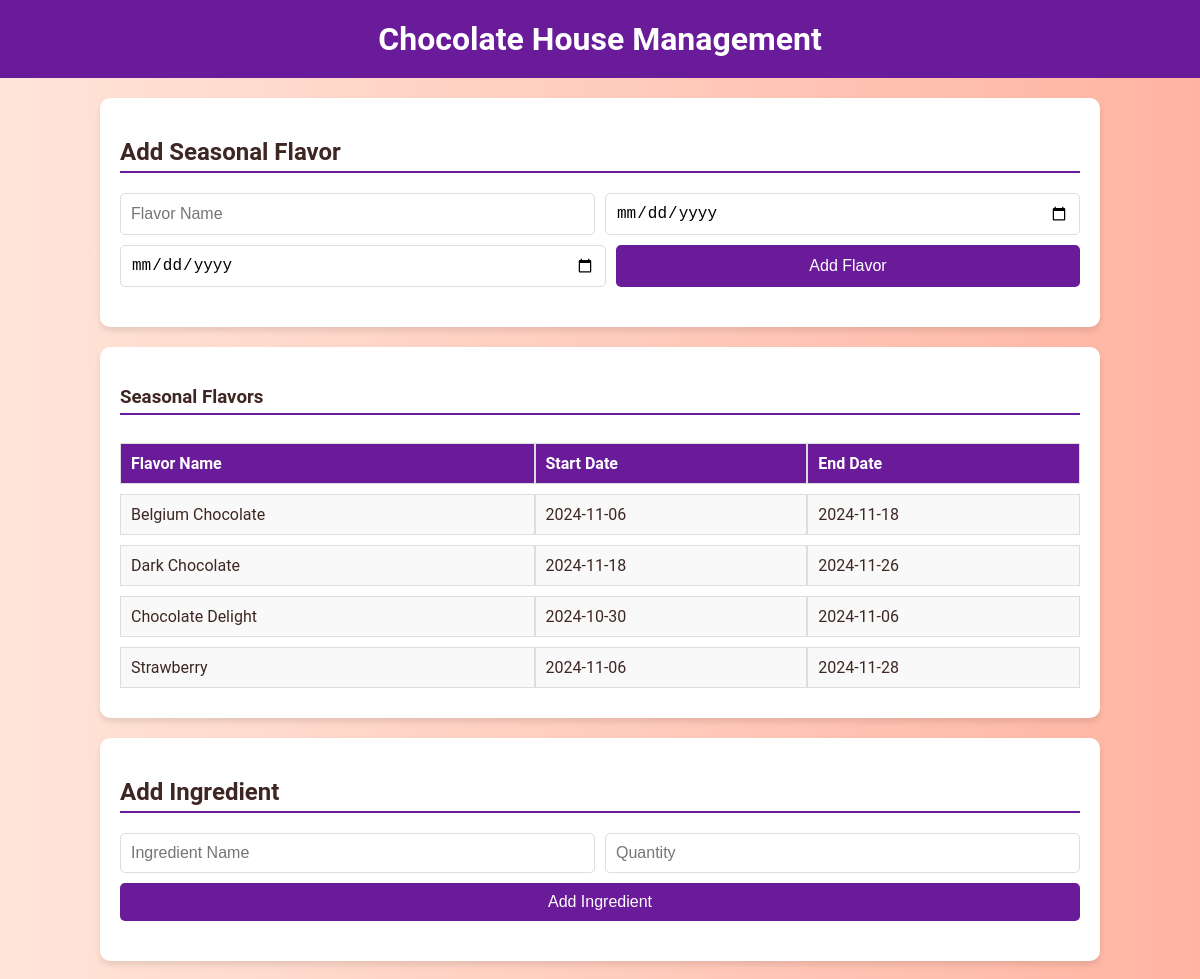
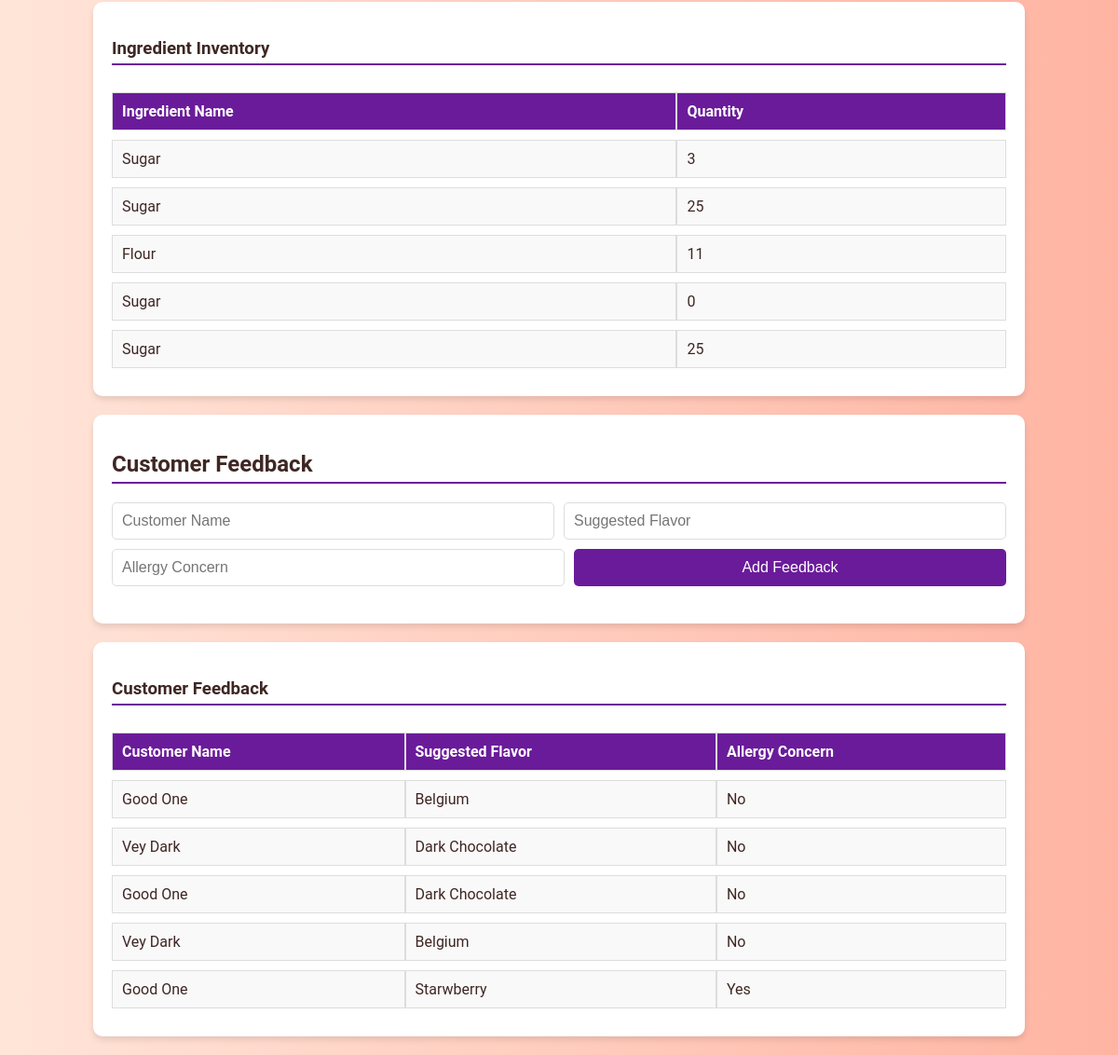
The page / on the database its author committed (2 pictures, top to bottom).
### tables this page shows
CREATE TABLE SeasonalFlavors (
        id INTEGER PRIMARY KEY AUTOINCREMENT,
        name TEXT NOT NULL,
        availability_start TEXT NOT NULL,
        availability_end TEXT NOT NULL
    );

CREATE TABLE IngredientInventory (
        id INTEGER PRIMARY KEY AUTOINCREMENT,
        ingredient_name TEXT NOT NULL,
        quantity INTEGER NOT NULL
    );

CREATE TABLE CustomerFeedback (
        id INTEGER PRIMARY KEY AUTOINCREMENT,
        customer_name TEXT NOT NULL,
        suggested_flavor TEXT NOT NULL,
        allergy_concern TEXT NOT NULL
    );

### app.py (the view)
@app.route("/")
def home():
    context = {
        "seasonal_flavors": get_all_records("SeasonalFlavors"),
        "ingredients": get_all_records("IngredientInventory"),
        "feedbacks": get_all_records("CustomerFeedback")
    }
    return render_template("index.html", **context)

### operations.py (called while the page is built)
def get_all_records(table_name):
    with sqlite3.connect("chocolate_house.db") as connection:
        cursor = connection.cursor()
        cursor.execute(f"SELECT * FROM {table_name}")
        return cursor.fetchall()

### templates/index.html (shortened to what this page needs)
<!DOCTYPE html>
<html lang="en">
<head>
</head>
<body>
    <header>
        <h1>Chocolate House Management</h1>
    </header>
    <section>
        <h2>Add Seasonal Flavor</h2>
        <form action="/add_flavor" method="POST">
            <input type="text" name="flavor_name" placeholder="Flavor Name" required>
            <input type="date" name="start_date" required>
            <input type="date" name="end_date" required>
            <button type="submit">Add Flavor</button>
        </form>
    </section>
    <section>
        <h3>Seasonal Flavors</h3>
        <table>
            <tr>
                <th>Flavor Name</th>
                <th>Start Date</th>
                <th>End Date</th>
            </tr>
            {% for flavor in seasonal_flavors %}
            <tr>
                <td>{{ flavor[1] }}</td>
                <td>{{ flavor[2] }}</td>
                <td>{{ flavor[3] }}</td>
            </tr>
            {% endfor %}
        </table>
    </section>
    <section>
        <h2>Add Ingredient</h2>
        <form action="/add_ingredient" method="POST">
            <input type="text" name="ingredient_name" placeholder="Ingredient Name" required>
            <input type="number" name="quantity" placeholder="Quantity" required>
            <button type="submit">Add Ingredient</button>
        </form>
    </section>
    <section>
        <h3>Ingredient Inventory</h3>
        <table>
            <tr>
                <th>Ingredient Name</th>
                <th>Quantity</th>
            </tr>
            {% for ingredient in ingredients %}
            <tr>
                <td>{{ ingredient[1] }}</td>
                <td>{{ ingredient[2] }}</td>
            </tr>
            {% endfor %}
        </table>
    </section>
    <section>
        <h2>Customer Feedback</h2>
        <form action="/add_feedback" method="POST">
            <input type="text" name="customer_name" placeholder="Customer Name" required>
            <input type="text" name="suggested_flavor" placeholder="Suggested Flavor">
            <input type="text" name="allergy_concern" placeholder="Allergy Concern">
            <button type="submit">Add Feedback</button>
        </form>
    </section>
    <section>
        <h3>Customer Feedback</h3>
        <table>
            <tr>
                <th>Customer Name</th>
                <th>Suggested Flavor</th>
                <th>Allergy Concern</th>
            </tr>
            {% for feedback in feedbacks %}
            <tr>
                <td>{{ feedback[1] }}</td>
                <td>{{ feedback[2] }}</td>
                <td>{{ feedback[3] }}</td>
            </tr>
            {% endfor %}
        </table>
    </section>
</body>
</html>

### templates/index.html (style rules this page uses)
body { font-family: 'Roboto', sans-serif; margin: 0; padding: 0; background: linear-gradient(to right, #ffe5d9, #ffb4a2); color: #3e2723; }
header { background-color: #6a1b9a; color: white; padding: 20px 10px; text-align: center; }
header h1 { margin: 0; font-size: 2rem; }
section { margin: 20px auto; width: 80%; background: white; padding: 20px; border-radius: 10px; box-shadow: 0 4px 6px rgba(0, 0, 0, 0.1); }
h2, h3 { border-bottom: 2px solid #6a1b9a; padding-bottom: 5px; }
form { display: flex; flex-wrap: wrap; gap: 10px; margin-bottom: 20px; }
form input, form button { flex: 1 1 calc(33.33% - 10px); padding: 10px; border: 1px solid #ddd; border-radius: 5px; font-size: 1rem; }
form button { background: #6a1b9a; color: white; border: none; cursor: pointer; transition: background 0.3s ease; }
table { width: 100%; border-collapse: separate; border-spacing: 0 10px; }
th, td { text-align: left; padding: 10px; border: 1px solid #ddd; background: #f9f9f9; }
th { background: #6a1b9a; color: white; }

### rows shown on the page
SeasonalFlavors: name "Belgium Chocolate", availability_start "2024-11-06", availability_end "2024-11-18"
SeasonalFlavors: name "Dark Chocolate", availability_start "2024-11-18", availability_end "2024-11-26"
SeasonalFlavors: name "Chocolate Delight", availability_start "2024-10-30", availability_end "2024-11-06"
SeasonalFlavors: name "Strawberry", availability_start "2024-11-06", availability_end "2024-11-28"
IngredientInventory: ingredient_name "Sugar", quantity "3"
IngredientInventory: ingredient_name "Sugar", quantity "25"
IngredientInventory: ingredient_name "Flour", quantity "11"
IngredientInventory: ingredient_name "Sugar", quantity "0"
IngredientInventory: ingredient_name "Sugar", quantity "25"
CustomerFeedback: customer_name "Good One", suggested_flavor "Belgium", allergy_concern "No"
CustomerFeedback: customer_name "Vey Dark", suggested_flavor "Dark Chocolate", allergy_concern "No"
CustomerFeedback: customer_name "Good One", suggested_flavor "Dark Chocolate", allergy_concern "No"
CustomerFeedback: customer_name "Vey Dark", suggested_flavor "Belgium", allergy_concern "No"
CustomerFeedback: customer_name "Good One", suggested_flavor "Starwberry", allergy_concern "Yes"
